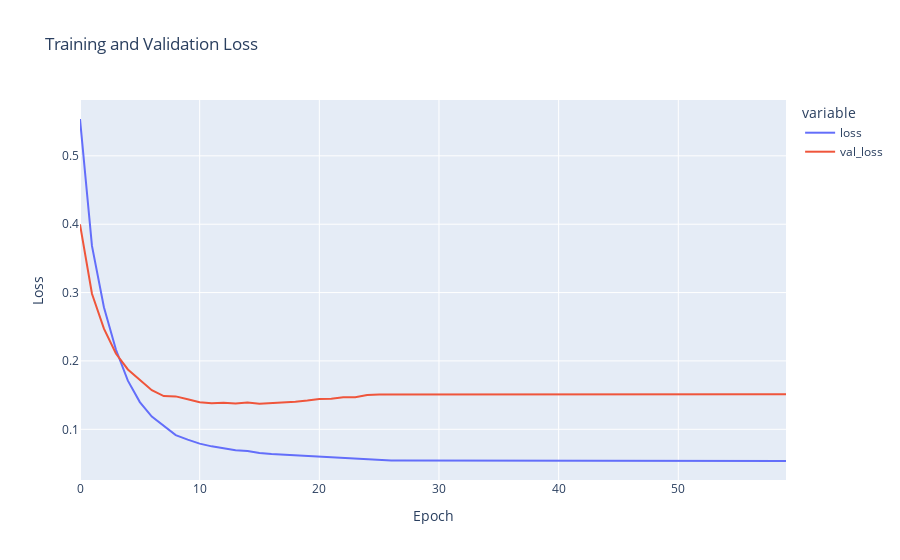

Notebook code for this chart:
### Code cell
fig = px.line(
    history.history,
    y=['loss', 'val_loss'],
    labels={'index': "Epoch", 'value': "Loss"},
    title="Training and Validation Loss"
)

fig.show()

### Figure 1 — Plotly figure (JSON) as saved in the notebook; plotly's stock layout.template omitted (floating-point values rounded to 4 significant figures)
{"data": [{"hovertemplate": "variable=loss<br>Epoch=%{x}<br>Loss=%{y}<extra></extra>", "legendgroup": "loss", "line": {"color": "#636efa", "dash": "solid"}, "marker": {"symbol": "circle"}, "mode": "lines", "name": "loss", "orientation": "v", "showlegend": true, "type": "scatter", "x": [0, 1, 2, 3, 4, 5, 6, 7, 8, 9, 10, 11, 12, 13, 14, 15, 16, 17, 18, 19, 20, 21, 22, 23, 24, 25, 26, 27, 28, 29, 30, 31, 32, 33, 34, 35, 36, 37, 38, 39, 40, 41, 42, 43, 44, 45, 46, 47, 48, 49, 50, 51, 52, 53, 54, 55, 56, 57, 58, 59], "xaxis": "x", "y": [0.5539, 0.3682, 0.2785, 0.2167, 0.1712, 0.1398, 0.1186, 0.1049, 0.09146, 0.08483, 0.07906, 0.07505, 0.07239, 0.06952, 0.06813, 0.06533, 0.06376, 0.06279, 0.06136, 0.06085, 0.05972, 0.0586, 0.0581, 0.05714, 0.05619, 0.05558, 0.05449, 0.05441, 0.05438, 0.05421, 0.05421, 0.05415, 0.05408, 0.05402, 0.05391, 0.05377, 0.05372, 0.05371, 0.0537, 0.05369, 0.05369, 0.05368, 0.05368, 0.05366, 0.05366, 0.05365, 0.05364, 0.05364, 0.05364, 0.05364, 0.05363, 0.05363, 0.05363, 0.05363, 0.05363, 0.05363, 0.05363, 0.05363, 0.05363, 0.05363], "yaxis": "y"}, {"hovertemplate": "variable=val_loss<br>Epoch=%{x}<br>Loss=%{y}<extra></extra>", "legendgroup": "val_loss", "line": {"color": "#EF553B", "dash": "solid"}, "marker": {"symbol": "circle"}, "mode": "lines", "name": "val_loss", "orientation": "v", "showlegend": true, "type": "scatter", "x": [0, 1, 2, 3, 4, 5, 6, 7, 8, 9, 10, 11, 12, 13, 14, 15, 16, 17, 18, 19, 20, 21, 22, 23, 24, 25, 26, 27, 28, 29, 30, 31, 32, 33, 34, 35, 36, 37, 38, 39, 40, 41, 42, 43, 44, 45, 46, 47, 48, 49, 50, 51, 52, 53, 54, 55, 56, 57, 58, 59], "xaxis": "x", "y": [0.3998, 0.2982, 0.2472, 0.2109, 0.1875, 0.1723, 0.1571, 0.1486, 0.1481, 0.144, 0.1397, 0.1381, 0.1387, 0.1376, 0.1392, 0.1375, 0.1381, 0.1396, 0.1404, 0.142, 0.1443, 0.1449, 0.1469, 0.147, 0.1501, 0.1509, 0.1509, 0.1508, 0.1507, 0.1506, 0.1509, 0.1513, 0.1515, 0.1515, 0.1516, 0.1513, 0.1513, 0.1513, 0.1513, 0.1513, 0.1513, 0.1513, 0.1513, 0.1513, 0.1514, 0.1514, 0.1514, 0.1514, 0.1514, 0.1514, 0.1514, 0.1514, 0.1514, 0.1514, 0.1514, 0.1514, 0.1514, 0.1514, 0.1514, 0.1514], "yaxis": "y"}], "layout": {"legend": {"title": {"text": "variable"}, "tracegroupgap": 0}, "title": {"text": "Training and Validation Loss"}, "xaxis": {"anchor": "y", "domain": [0, 1], "title": {"text": "Epoch"}}, "yaxis": {"anchor": "x", "domain": [0, 1], "title": {"text": "Loss"}}}}
